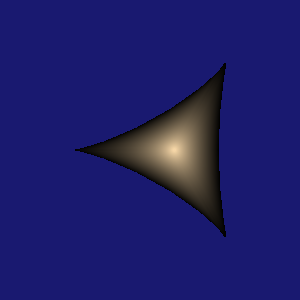

Source code (Python):
#!/usr/bin/env python

# Render a single vtkParametricBour surface, centered and
# normalized to fit the viewport.

# Factory overrides: importing these modules registers the OpenGL rendering
# and interaction style implementations for vtkRenderingCore factory classes.
import vtkmodules.vtkInteractionStyle  # noqa: F401
import vtkmodules.vtkRenderingOpenGL2  # noqa: F401
# VTK pipeline classes used in this example
from vtkmodules.vtkCommonComputationalGeometry import vtkParametricBour
from vtkmodules.vtkFiltersSources import vtkParametricFunctionSource
from vtkmodules.vtkRenderingCore import (
    vtkActor,
    vtkPolyDataMapper,
    vtkRenderWindow,
    vtkRenderWindowInteractor,
    vtkRenderer,
)

# Colors (normalized RGB)
navajo_white_rgb = (1.0, 0.871, 0.678)
midnight_blue_rgb = (0.098, 0.098, 0.439)

# Parametric function: define the Bour minimal surface
parametric_fn = vtkParametricBour()

# Source: sample the parametric function to produce polygonal output
source = vtkParametricFunctionSource()
source.SetParametricFunction(parametric_fn)
source.SetUResolution(51)
source.SetVResolution(51)
source.SetWResolution(51)
source.Update()

# Normalize: scale and center the surface to fit the viewport
bounds = source.GetOutput().GetBounds()
max_dim = max(bounds[1] - bounds[0], bounds[3] - bounds[2], bounds[5] - bounds[4])
scale = 3.0 / max_dim if max_dim > 0 else 1.0
cx = (bounds[0] + bounds[1]) / 2.0
cy = (bounds[2] + bounds[3]) / 2.0
cz = (bounds[4] + bounds[5]) / 2.0

# Mapper: map polygon data to graphics primitives
mapper = vtkPolyDataMapper()
mapper.SetInputConnection(source.GetOutputPort())
# Actor: position and scale the mapped geometry
actor = vtkActor()
actor.SetMapper(mapper)
actor.GetProperty().SetColor(navajo_white_rgb)
actor.SetScale(scale, scale, scale)
actor.SetPosition(-cx * scale, -cy * scale, -cz * scale)

# Renderer: assemble the scene and configure the camera
renderer = vtkRenderer()
renderer.AddActor(actor)
renderer.SetBackground(midnight_blue_rgb)

# Window
render_window = vtkRenderWindow()
render_window.AddRenderer(renderer)
render_window.SetWindowName("parametric object bour")
render_window.SetMultiSamples(0)
render_window.SetSize(300, 300)

# Interactor
render_window_interactor = vtkRenderWindowInteractor()
render_window_interactor.SetRenderWindow(render_window)

# Scene: configure the camera
renderer.ResetCamera()

render_window_interactor.Initialize()
render_window_interactor.Start()
